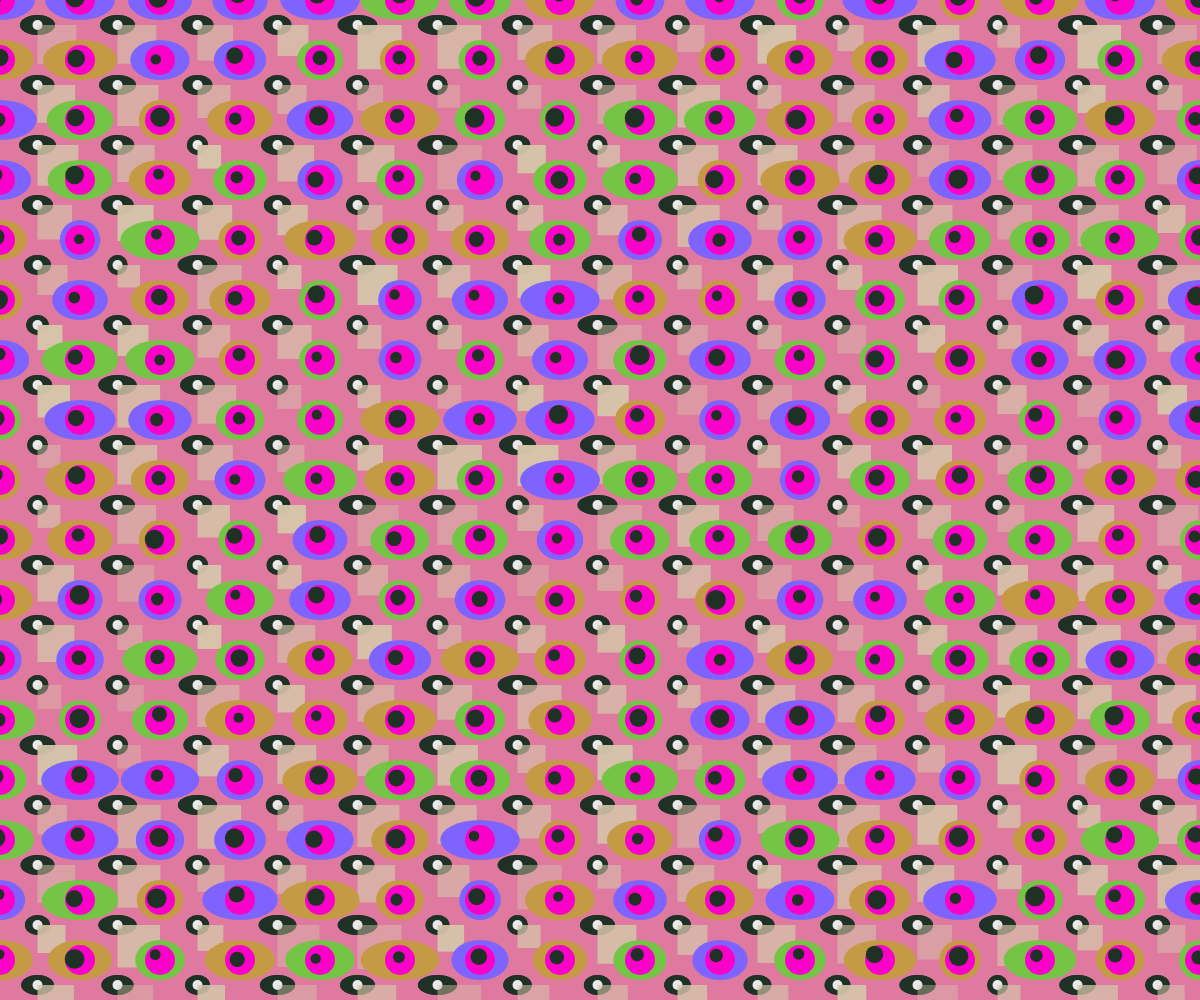
Frame 1 (no input)
Frame 60 (no input): identical to frame 1, image omitted
Frame 120 (the mouse pressed at the canvas centre since frame 60): identical to frame 1, image omitted

The p5.js sketch that drew this single still picture (run headless with seeded random() and noise() and a simulated clock; from frame 60 on, the mouse is pressed at the canvas centre):

// p5.js sketch
// ── sketch.js
let maxDiam = 80
function setup() {
  createCanvas(windowWidth, windowHeight);
  background(224, 121, 159);
  noStroke();
  //218, 224, 235

for(var x = 0; x <= width; x += 80) {
  for(var y = 0; y <= height; y += 60) {

    let rn = random()
    let locrandom = random();

    let wDiam = random(maxDiam/2, 80);
    let hDiam = random(maxDiam/2, 40);

    if (rn < 0.33){
     fill(196, 154, 69);
    } else if (rn < 0.66){
      fill(116, 196, 69);
    } else{
      fill(127, 99, 1916);
    }     
     ellipse(x,y, wDiam, hDiam);

     fill(250,0,200);
     ellipse(x,y,30);
    
    xlocVar = random (-3-3);
    ylocVar = random (-3-3);
    sizeRandom = random(10,20);
     fill(30,49,36);
     ellipse(x+xlocVar,y+ylocVar,sizeRandom);

     
      ellipse(x+37.5,y+25,wDiam/2,hDiam/2);
      
      ellipse(x+37.5,y+25,wDiam/2,hDiam/2);

     fill(233,233,233);
     ellipse(x+37.5,y+25,10);

     fill(214, 198, 171,random(100,250));
     rect(x+37.5,y+25,wDiam/1.8); 
  }
}
}


function draw() {




}
